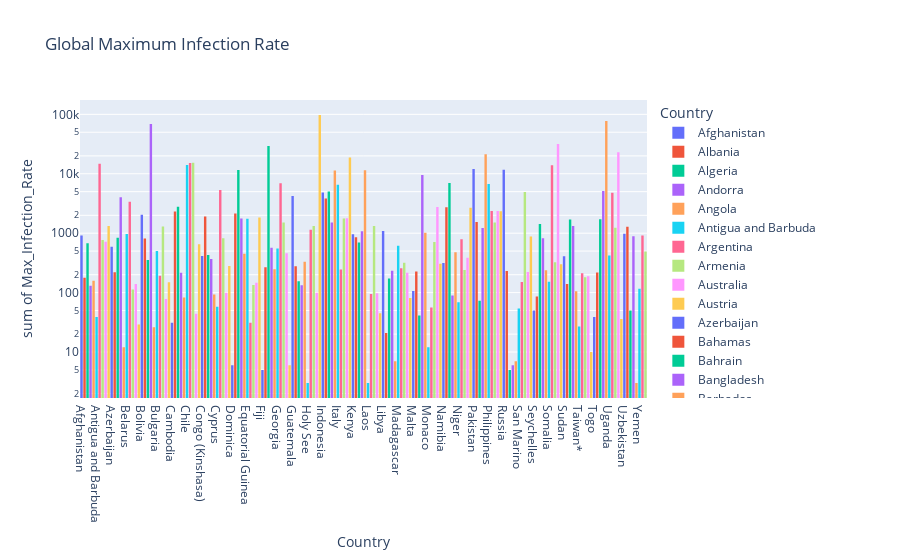

The notebook cell this image was saved under:
### Markdown cell above
#### Let's plot the histogram: maximum infection rate of each country

### Code cell
px.histogram(df_MIR, x = "Country", y = "Max_Infection_Rate", color = "Country", title = "Global Maximum Infection Rate", log_y = True)
